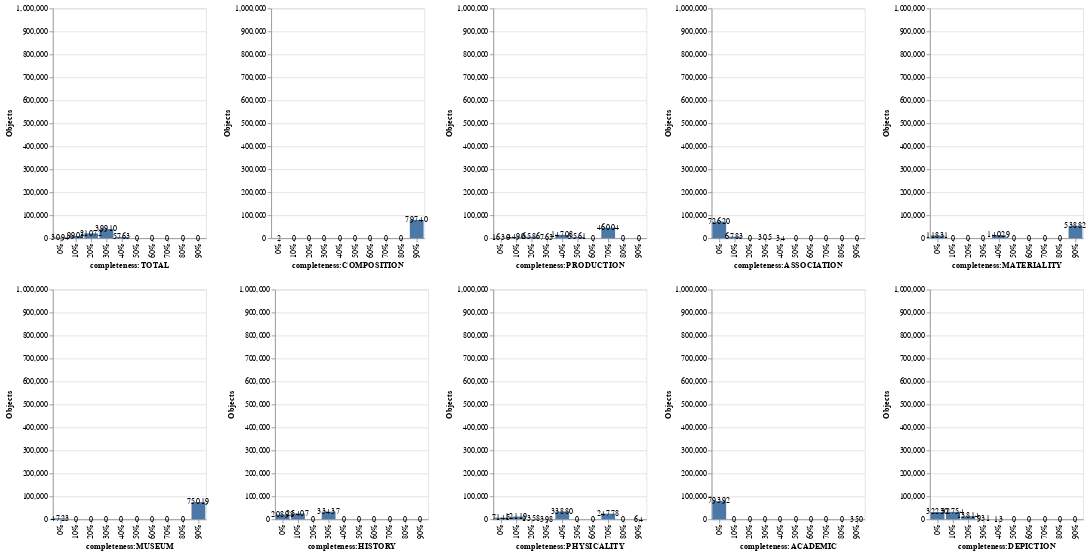

The notebook cell this image was saved under:
### Markdown cell above
Then group by department and count objects for each concept showing number per 10% completeness
E.g. for PDP for PRODUCTION 0-10% 57000 object, 10-20% 87000, 20-30% 200,000 objects
Loop over collectioncode, find all unique types and filter out rest
Loop over each completness column, sum number that fall into each range
10 bar graphs per department, one for each concept showing amount

### Code cell
# Save all the possible collectioncode
import altair as alt

ranges = [0,0.1,0.2,0.3,0.4,0.5,0.6,0.7,0.8,0.9,1]
count =0

dept_col_counts = None
cur_depts = complete_df[' collectionCode'].unique()
for dept_code in depts:
  vcharts = []
  hcharts = []
  charts = []
  print(dept_code)
  dept_stats_df = complete_df.loc[complete_df[' collectionCode'] == dept_code]
  # Now need to loop over each completeness coll in turn
  for column in dept_stats_df.columns[1:]:  
    dept_col_counts = dept_stats_df[column].groupby(pd.cut(dept_stats_df[column], ranges, labels=["0-10%","10-20%","20-30%","30-40%","40-50%","50-60%","60-70%","70-80%","80-90%","90-100%"], include_lowest=True)).count()
    dept_col_df = pd.DataFrame(dept_col_counts)
    dept_col_df.columns = ['completeness']
    dept_col_df.rename_axis("percent")
    chart = alt.Chart(dept_col_df.reset_index()).mark_bar().encode(
      x=alt.X(column),
      y=alt.Y('completeness', scale=alt.Scale(domain=(0, 1000000)), axis=alt.Axis(title='Objects')))
    chart_text = chart.mark_text().encode(
        text='completeness:Q')
    charts.append((chart + chart_text))
    if count > 3:
      hcharts.append(alt.hconcat(*charts))
      charts = []
      count = 0
    else:
      count += 1
  break
alt.vconcat(*hcharts)

### Figure 1 — Vega-Lite specification as saved in the notebook (floating-point values rounded to 4 significant figures)
{"config": {"view": {"continuousWidth": 400, "continuousHeight": 300}}, "vconcat": [{"hconcat": [{"layer": [{"mark": "bar", "encoding": {"x": {"type": "nominal", "field": " completeness:TOTAL"}, "y": {"type": "quantitative", "axis": {"title": "Objects"}, "field": "completeness", "scale": {"domain": [0, 1000000]}}}}, {"mark": "text", "encoding": {"text": {"type": "quantitative", "field": "completeness"}, "x": {"type": "nominal", "field": " completeness:TOTAL"}, "y": {"type": "quantitative", "axis": {"title": "Objects"}, "field": "completeness", "scale": {"domain": [0, 1000000]}}}}], "data": {"name": "data-a1bc278f25c78844ad171f31b5b404e5"}}, {"layer": [{"mark": "bar", "encoding": {"x": {"type": "nominal", "field": " completeness:COMPOSITION"}, "y": {"type": "quantitative", "axis": {"title": "Objects"}, "field": "completeness", "scale": {"domain": [0, 1000000]}}}}, {"mark": "text", "encoding": {"text": {"type": "quantitative", "field": "completeness"}, "x": {"type": "nominal", "field": " completeness:COMPOSITION"}, "y": {"type": "quantitative", "axis": {"title": "Objects"}, "field": "completeness", "scale": {"domain": [0, 1000000]}}}}], "data": {"name": "data-4cd9d0f63b3d0b404899a4c67754d4bd"}}, {"layer": [{"mark": "bar", "encoding": {"x": {"type": "nominal", "field": " completeness:PRODUCTION"}, "y": {"type": "quantitative", "axis": {"title": "Objects"}, "field": "completeness", "scale": {"domain": [0, 1000000]}}}}, {"mark": "text", "encoding": {"text": {"type": "quantitative", "field": "completeness"}, "x": {"type": "nominal", "field": " completeness:PRODUCTION"}, "y": {"type": "quantitative", "axis": {"title": "Objects"}, "field": "completeness", "scale": {"domain": [0, 1000000]}}}}], "data": {"name": "data-309802bc200bf121b631e2b2c1327c95"}}, {"layer": [{"mark": "bar", "encoding": {"x": {"type": "nominal", "field": " completeness:ASSOCIATION"}, "y": {"type": "quantitative", "axis": {"title": "Objects"}, "field": "completeness", "scale": {"domain": [0, 1000000]}}}}, {"mark": "text", "encoding": {"text": {"type": "quantitative", "field": "completeness"}, "x": {"type": "nominal", "field": " completeness:ASSOCIATION"}, "y": {"type": "quantitative", "axis": {"title": "Objects"}, "field": "completeness", "scale": {"domain": [0, 1000000]}}}}], "data": {"name": "data-55af64cdcfcc70b6b7f72756dc2581da"}}, {"layer": [{"mark": "bar", "encoding": {"x": {"type": "nominal", "field": " completeness:MATERIALITY"}, "y": {"type": "quantitative", "axis": {"title": "Objects"}, "field": "completeness", "scale": {"domain": [0, 1000000]}}}}, {"mark": "text", "encoding": {"text": {"type": "quantitative", "field": "completeness"}, "x": {"type": "nominal", "field": " completeness:MATERIALITY"}, "y": {"type": "quantitative", "axis": {"title": "Objects"}, "field": "completeness", "scale": {"domain": [0, 1000000]}}}}], "data": {"name": "data-2db774668f4c50bb8a2fe9b107ccff91"}}]}, {"hconcat": [{"layer": [{"mark": "bar", "encoding": {"x": {"type": "nominal", "field": " completeness:MUSEUM"}, "y": {"type": "quantitative", "axis": {"title": "Objects"}, "field": "completeness", "scale": {"domain": [0, 1000000]}}}}, {"mark": "text", "encoding": {"text": {"type": "quantitative", "field": "completeness"}, "x": {"type": "nominal", "field": " completeness:MUSEUM"}, "y": {"type": "quantitative", "axis": {"title": "Objects"}, "field": "completeness", "scale": {"domain": [0, 1000000]}}}}], "data": {"name": "data-b3ec315ac9a8bbf826fbfa9a1d9c4f5a"}}, {"layer": [{"mark": "bar", "encoding": {"x": {"type": "nominal", "field": " completeness:HISTORY"}, "y": {"type": "quantitative", "axis": {"title": "Objects"}, "field": "completeness", "scale": {"domain": [0, 1000000]}}}}, {"mark": "text", "encoding": {"text": {"type": "quantitative", "field": "completeness"}, "x": {"type": "nominal", "field": " completeness:HISTORY"}, "y": {"type": "quantitative", "axis": {"title": "Objects"}, "field": "completeness", "scale": {"domain": [0, 1000000]}}}}], "data": {"name": "data-7f60d3167ec8aba591323180f48e72be"}}, {"layer": [{"mark": "bar", "encoding": {"x": {"type": "nominal", "field": " completeness:PHYSICALITY"}, "y": {"type": "quantitative", "axis": {"title": "Objects"}, "field": "completeness", "scale": {"domain": [0, 1000000]}}}}, {"mark": "text", "encoding": {"text": {"type": "quantitative", "field": "completeness"}, "x": {"type": "nominal", "field": " completeness:PHYSICALITY"}, "y": {"type": "quantitative", "axis": {"title": "Objects"}, "field": "completeness", "scale": {"domain": [0, 1000000]}}}}], "data": {"name": "data-03faa04d1b99fe8191d614ab8b29e0b6"}}, {"layer": [{"mark": "bar", "encoding": {"x": {"type": "nominal", "field": " completeness:ACADEMIC"}, "y": {"type": "quantitative", "axis": {"title": "Objects"}, "field": "completeness", "scale": {"domain": [0, 1000000]}}}}, {"mark": "text", "encoding": {"text": {"type": "quantitative", "field": "completeness"}, "x": {"type": "nominal", "field": " completeness:ACADEMIC"}, "y": {"type": "quantitative", "axis": {"title": "Objects"}, "field": "completeness", "scale": {"domain": [0, 1000000]}}}}], "data": {"name": "data-8c8e9a9f71f67a827b50225c01fd5003"}}, {"layer": [{"mark": "bar", "encoding": {"x": {"type": "nominal", "field": " completeness:DEPICTION"}, "y": {"type": "quantitative", "axis": {"title": "Objects"}, "field": "completeness", "scale": {"domain": [0, 1000000]}}}}, {"mark": "text", "encoding": {"text": {"type": "quantitative", "field": "completeness"}, "x": {"type": "nominal", "field": " completeness:DEPICTION"}, "y": {"type": "quantitative", "axis": {"title": "Objects"}, "field": "completeness", "scale": {"domain": [0, 1000000]}}}}], "data": {"name": "data-980ee683cc7491084d0ede32f4be40b4"}}]}], "$schema": "https://vega.github.io/schema/vega-lite/v4.8.1.json", "datasets": {"data-a1bc278f25c78844ad171f31b5b404e5": [{" completeness:TOTAL": "0%", "completeness": 3094}, {" completeness:TOTAL": "10%", "completeness": 9903}, {" completeness:TOTAL": "20%", "completeness": 21072}, {" completeness:TOTAL": "30%", "completeness": 39910}, {" completeness:TOTAL": "40%", "completeness": 5763}, {" completeness:TOTAL": "50%", "completeness": 0}, {" completeness:TOTAL": "60%", "completeness": 0}, {" completeness:TOTAL": "70%", "completeness": 0}, {" completeness:TOTAL": "80%", "completeness": 0}, {" completeness:TOTAL": "90%", "completeness": 0}], "data-4cd9d0f63b3d0b404899a4c67754d4bd": [{" completeness:COMPOSITION": "0%", "completeness": 2}, {" completeness:COMPOSITION": "10%", "completeness": 0}, {" completeness:COMPOSITION": "20%", "completeness": 0}, {" completeness:COMPOSITION": "30%", "completeness": 0}, {" completeness:COMPOSITION": "40%", "completeness": 0}, {" completeness:COMPOSITION": "50%", "completeness": 0}, {" completeness:COMPOSITION": "60%", "completeness": 0}, {" completeness:COMPOSITION": "70%", "completeness": 0}, {" completeness:COMPOSITION": "80%", "completeness": 0}, {" completeness:COMPOSITION": "90%", "completeness": 79740}], "data-309802bc200bf121b631e2b2c1327c95": [{" completeness:PRODUCTION": "0%", "completeness": 1630}, {" completeness:PRODUCTION": "10%", "completeness": 4490}, {" completeness:PRODUCTION": "20%", "completeness": 6586}, {" completeness:PRODUCTION": "30%", "completeness": 763}, {" completeness:PRODUCTION": "40%", "completeness": 14708}, {" completeness:PRODUCTION": "50%", "completeness": 5561}, {" completeness:PRODUCTION": "60%", "completeness": 0}, {" completeness:PRODUCTION": "70%", "completeness": 46004}, {" completeness:PRODUCTION": "80%", "completeness": 0}, {" completeness:PRODUCTION": "90%", "completeness": 0}], "data-55af64cdcfcc70b6b7f72756dc2581da": [{" completeness:ASSOCIATION": "0%", "completeness": 72620}, {" completeness:ASSOCIATION": "10%", "completeness": 6783}, {" completeness:ASSOCIATION": "20%", "completeness": 0}, {" completeness:ASSOCIATION": "30%", "completeness": 305}, {" completeness:ASSOCIATION": "40%", "completeness": 34}, {" completeness:ASSOCIATION": "50%", "completeness": 0}, {" completeness:ASSOCIATION": "60%", "completeness": 0}, {" completeness:ASSOCIATION": "70%", "completeness": 0}, {" completeness:ASSOCIATION": "80%", "completeness": 0}, {" completeness:ASSOCIATION": "90%", "completeness": 0}], "data-2db774668f4c50bb8a2fe9b107ccff91": [{" completeness:MATERIALITY": "0%", "completeness": 11831}, {" completeness:MATERIALITY": "10%", "completeness": 0}, {" completeness:MATERIALITY": "20%", "completeness": 0}, {" completeness:MATERIALITY": "30%", "completeness": 0}, {" completeness:MATERIALITY": "40%", "completeness": 14029}, {" completeness:MATERIALITY": "50%", "completeness": 0}, {" completeness:MATERIALITY": "60%", "completeness": 0}, {" completeness:MATERIALITY": "70%", "completeness": 0}, {" completeness:MATERIALITY": "80%", "completeness": 0}, {" completeness:MATERIALITY": "90%", "completeness": 53882}], "data-b3ec315ac9a8bbf826fbfa9a1d9c4f5a": [{" completeness:MUSEUM": "0%", "completeness": 4723}, {" completeness:MUSEUM": "10%", "completeness": 0}, {" completeness:MUSEUM": "20%", "completeness": 0}, {" completeness:MUSEUM": "30%", "completeness": 0}, {" completeness:MUSEUM": "40%", "completeness": 0}, {" completeness:MUSEUM": "50%", "completeness": 0}, {" completeness:MUSEUM": "60%", "completeness": 0}, {" completeness:MUSEUM": "70%", "completeness": 0}, {" completeness:MUSEUM": "80%", "completeness": 0}, {" completeness:MUSEUM": "90%", "completeness": 75019}], "data-7f60d3167ec8aba591323180f48e72be": [{" completeness:HISTORY": "0%", "completeness": 20898}, {" completeness:HISTORY": "10%", "completeness": 25407}, {" completeness:HISTORY": "20%", "completeness": 0}, {" completeness:HISTORY": "30%", "completeness": 33437}, {" completeness:HISTORY": "40%", "completeness": 0}, {" completeness:HISTORY": "50%", "completeness": 0}, {" completeness:HISTORY": "60%", "completeness": 0}, {" completeness:HISTORY": "70%", "completeness": 0}, {" completeness:HISTORY": "80%", "completeness": 0}, {" completeness:HISTORY": "90%", "completeness": 0}], "data-03faa04d1b99fe8191d614ab8b29e0b6": [{" completeness:PHYSICALITY": "0%", "completeness": 7145}, {" completeness:PHYSICALITY": "10%", "completeness": 12119}, {" completeness:PHYSICALITY": "20%", "completeness": 1358}, {" completeness:PHYSICALITY": "30%", "completeness": 398}, {" completeness:PHYSICALITY": "40%", "completeness": 33880}, {" completeness:PHYSICALITY": "50%", "completeness": 0}, {" completeness:PHYSICALITY": "60%", "completeness": 0}, {" completeness:PHYSICALITY": "70%", "completeness": 24778}, {" completeness:PHYSICALITY": "80%", "completeness": 0}, {" completeness:PHYSICALITY": "90%", "completeness": 64}], "data-8c8e9a9f71f67a827b50225c01fd5003": [{" completeness:ACADEMIC": "0%", "completeness": 79392}, {" completeness:ACADEMIC": "10%", "completeness": 0}, {" completeness:ACADEMIC": "20%", "completeness": 0}, {" completeness:ACADEMIC": "30%", "completeness": 0}, {" completeness:ACADEMIC": "40%", "completeness": 0}, {" completeness:ACADEMIC": "50%", "completeness": 0}, {" completeness:ACADEMIC": "60%", "completeness": 0}, {" completeness:ACADEMIC": "70%", "completeness": 0}, {" completeness:ACADEMIC": "80%", "completeness": 0}, {" completeness:ACADEMIC": "90%", "completeness": 350}], "data-980ee683cc7491084d0ede32f4be40b4": [{" completeness:DEPICTION": "0%", "completeness": 32230}, {" completeness:DEPICTION": "10%", "completeness": 32754}, {" completeness:DEPICTION": "20%", "completeness": 13814}, {" completeness:DEPICTION": "30%", "completeness": 931}, {" completeness:DEPICTION": "40%", "completeness": 13}, {" completeness:DEPICTION": "50%", "completeness": 0}, {" completeness:DEPICTION": "60%", "completeness": 0}, {" completeness:DEPICTION": "70%", "completeness": 0}, {" completeness:DEPICTION": "80%", "completeness": 0}, {" completeness:DEPICTION": "90%", "completeness": 0}]}}
